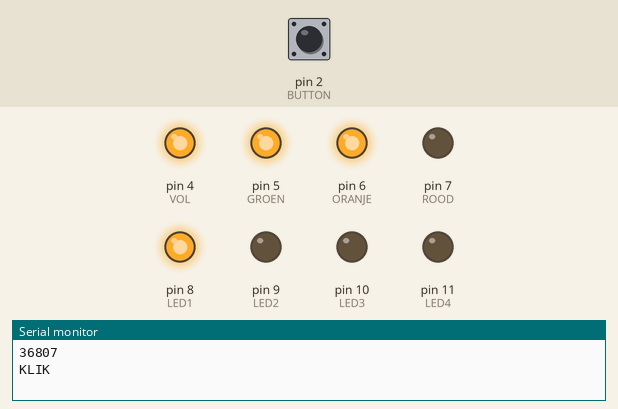
Bench run of a sketch on a simulated Arduino Uno, built with avr-gcc and run on an emulated ATmega328P. On the bench: output pins drawn as LEDs (lit = HIGH), the last lines printed to the serial monitor. The inputs (shaded band) are chosen by the test bench; at power-on: pin 2 (BUTTON) HIGH. Random numbers use the default seed unless the sketch sets one.

Above: at 1.2 s.
1.3 s: pin 2 (BUTTON) pulled LOW for 0.15 s
At 1.9 s:
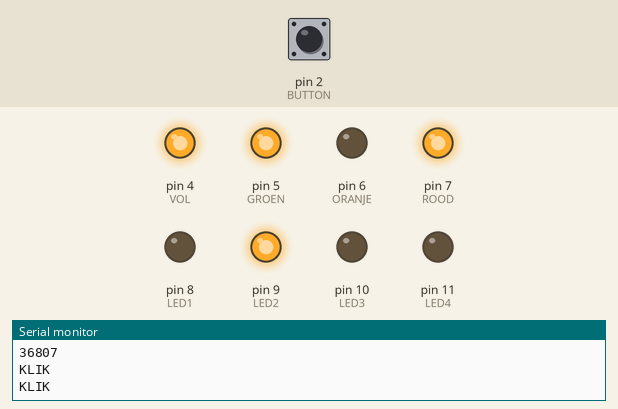
2.9 s: pin 2 (BUTTON) pulled LOW for 1 s
At 4.4 s:
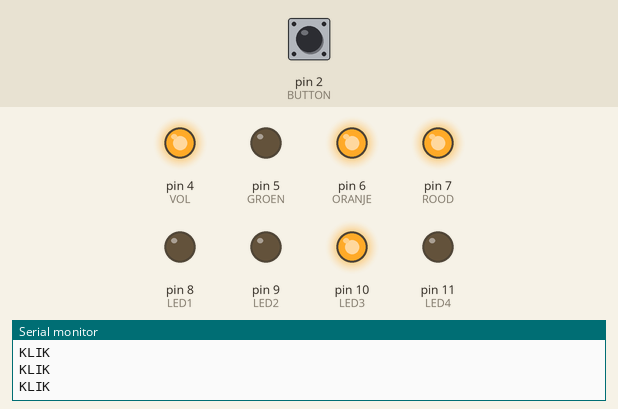
5.4 s: pin 2 (BUTTON) pulled LOW for 0.15 s
At 6.2 s:
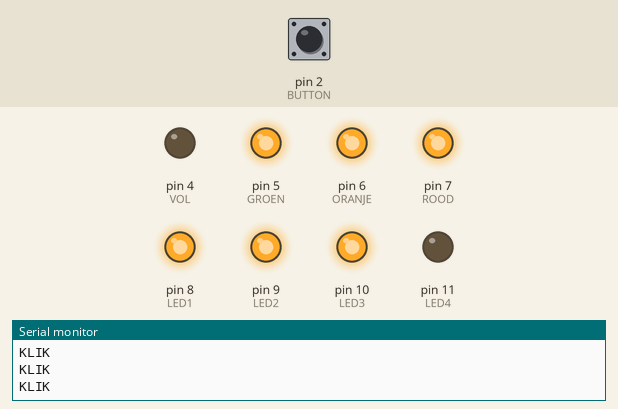
7.1 s: pin 2 (BUTTON) pulled LOW for 3.2 s
At 11.5 s:
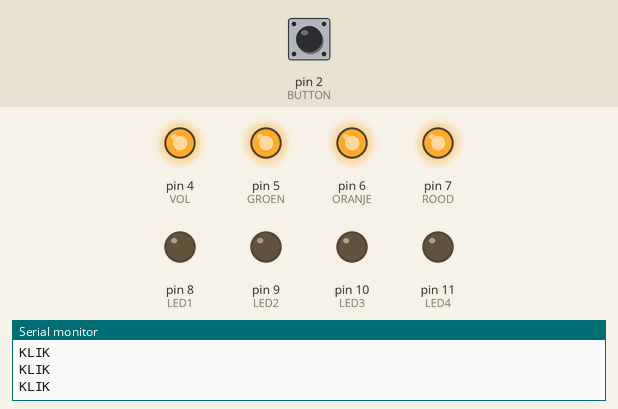
11.8 s: pin 2 (BUTTON) pulled LOW for 0.15 s
At 12.3 s:
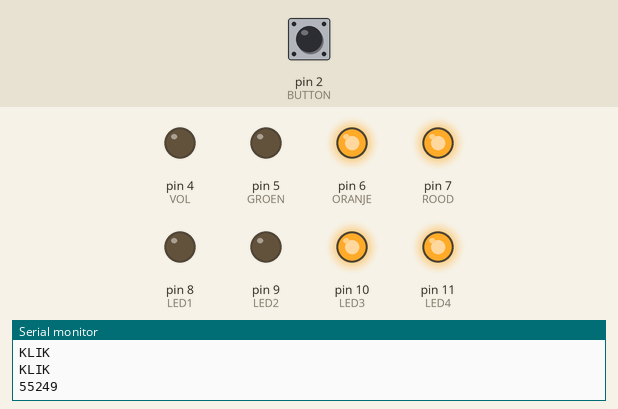
Timing chart, 0 to 14.5 s (numbered marks = the images above; inputs shaded):
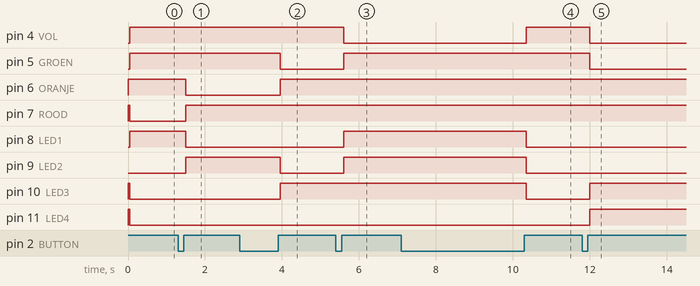

Measured:
- after the input at 1.3 s, pin 6 (ORANJE), pin 8 (LED1): HIGH → LOW after 0.20 s; pin 7 (ROOD), pin 9 (LED2): LOW → HIGH after 0.20 s
- after the input at 2.9 s, pin 5 (GROEN), pin 9 (LED2): HIGH → LOW after 1.1 s; pin 6 (ORANJE), pin 10 (LED3): LOW → HIGH after 1.1 s
- after the input at 5.4 s, pin 4 (VOL): HIGH → LOW after 0.20 s; pin 5 (GROEN), pin 8 (LED1), pin 9 (LED2): LOW → HIGH after 0.20 s
- after the input at 7.1 s, pin 4 (VOL): LOW → HIGH after 3.3 s; pin 8 (LED1), pin 9 (LED2), pin 10 (LED3): HIGH → LOW after 3.3 s
- after the input at 11.8 s, pin 4 (VOL), pin 5 (GROEN): HIGH → LOW after 0.20 s; pin 10 (LED3), pin 11 (LED4): LOW → HIGH after 0.20 s

The sketch:

Kazan.ino
```cpp
#define GROEN  5
#define ORANJE  6
#define ROOD  7
#define VOL  4
#define BUTTON  2
#define LED1    8
#define LED2    9
#define LED3    10
#define LED4    11

int buttonState = LOW;        // the current reading from the buttuon
int lastButtonState = HIGH;   // the previous reading from the button
int reading;                  // updated reading from the button

long lastDebounceTime = 0;  // the last time the output pin was toggled
long debounceDelay = 50;    // the debounce time; increase if the output flickers
int state = 0;

unsigned long randomTime = 500;          // begin time of program
unsigned long previousMillis = 0;        // will store last time LED was updated

// variables for automated traffic light
int a = 1;
int b = 0;
int c = 0;
int d = 0;

void setup() {
  Serial.begin(9600);
  pinMode(BUTTON, INPUT);
  pinMode(GROEN, OUTPUT);
  pinMode(ORANJE, OUTPUT);
  pinMode(ROOD, OUTPUT);
  pinMode(VOL, OUTPUT);

  pinMode(LED1, OUTPUT);
  pinMode(LED2, OUTPUT);
  pinMode(LED3, OUTPUT);
  pinMode(LED4, OUTPUT);
  trafficLightOff();

}

void loop() {
  reading = digitalRead(BUTTON);        // read the state of the pushbutton value

   if (reading != lastButtonState) {
      lastDebounceTime = millis();
      lastButtonState = reading;
   }

   if ((millis() - lastDebounceTime) > debounceDelay) {
       if (buttonState != lastButtonState) {
           buttonState = lastButtonState;
           if (buttonState == HIGH) {
            if (state == 0) {
              state = 1;
            } else if (state == 1) {
              state = 2;
              } else if (state == 2) {
              state = 3;
              } else if (state == 3) {
              state = 4;
              } else if (state == 4) {
              state = 5;
              } else if (state == 5) {
              state = 0;
            }
            Serial.println("KLIK");
           }
       }
   }

  if (state == 0) {
    trafficLightNoDelay();
  } else if (state == 1) {
    trafficLightRed();
  } else if (state == 2) {
    trafficLightOrange();
  } else if (state == 3) {
    trafficLightGreen();
  } else if (state == 4) {
    trafficLightFull();
  } else if (state == 5) {
    trafficLightOff();
  }
}

void trafficLightNoDelay() {
  digitalWrite(LED4, HIGH);
  if (millis() - previousMillis >= randomTime && a == 1 || d == 1) {
    d = 0;
    randomTime = random(20000, 60000);
    Serial.println(randomTime);
    a = 0;
    b = 1;
    previousMillis = millis();
    digitalWrite(ROOD,HIGH);
    digitalWrite(GROEN, LOW);
    digitalWrite(LED3, HIGH);
    digitalWrite(LED2, LOW);
    digitalWrite(LED1, LOW);
    digitalWrite(VOL, LOW);
  }

  if (millis() - previousMillis >= randomTime && b == 1) {
    b = 0;
    c = 1;
    previousMillis = millis();
    digitalWrite(LED1, LOW);
    digitalWrite(LED2, HIGH);
    digitalWrite(LED3, LOW);
    digitalWrite(GROEN,HIGH);          // Turns Relay Off
    digitalWrite(ORANJE,LOW);           // Turns ON Relays 2

  }

  if (millis() - previousMillis >= 4000 && c == 1) {
    randomTime = random(20000, 40000);
    Serial.println(randomTime);
    c = 0;
    a = 1;
    previousMillis = millis();
    digitalWrite(LED3, LOW);
    digitalWrite(LED2, LOW);
    digitalWrite(LED1, HIGH);
    digitalWrite(ORANJE,HIGH);
    digitalWrite(VOL, HIGH);
    digitalWrite(ROOD,LOW);
  }

}

void trafficLightRed() {
  digitalWrite(LED1, HIGH);
  digitalWrite(LED2, LOW);
  digitalWrite(LED3, LOW);
  digitalWrite(LED4, LOW);
  digitalWrite(ROOD, LOW);
  digitalWrite(ORANJE, HIGH);
  digitalWrite(GROEN, HIGH);
  digitalWrite(VOL, HIGH);
}

void trafficLightOrange() {
  digitalWrite(LED1, LOW);
  digitalWrite(LED2, HIGH);
  digitalWrite(LED3, LOW);
  digitalWrite(GROEN, HIGH);
  digitalWrite(ORANJE, LOW);
  digitalWrite(ROOD, HIGH);
  digitalWrite(VOL, HIGH);
}

void trafficLightGreen() {
  digitalWrite(LED1, LOW);
  digitalWrite(LED2, LOW);
  digitalWrite(LED3, HIGH);
  digitalWrite(ROOD, HIGH);
  digitalWrite(ORANJE, HIGH);
  digitalWrite(GROEN, LOW);
  digitalWrite(VOL, HIGH);
}

void trafficLightFull() {
  digitalWrite(LED1, HIGH);
  digitalWrite(LED2, HIGH);
  digitalWrite(LED3, HIGH);
  digitalWrite(GROEN, HIGH);
  digitalWrite(ORANJE, HIGH);
  digitalWrite(ROOD, HIGH);
  digitalWrite(VOL, LOW);
}

void trafficLightOff() {
  d = 1;
  digitalWrite(LED1, LOW);
  digitalWrite(LED2, LOW);
  digitalWrite(LED3, LOW);
  digitalWrite(LED4, LOW);
  digitalWrite(GROEN, HIGH);
  digitalWrite(ORANJE, HIGH);
  digitalWrite(ROOD, HIGH);
  digitalWrite(VOL, HIGH);
}
```
